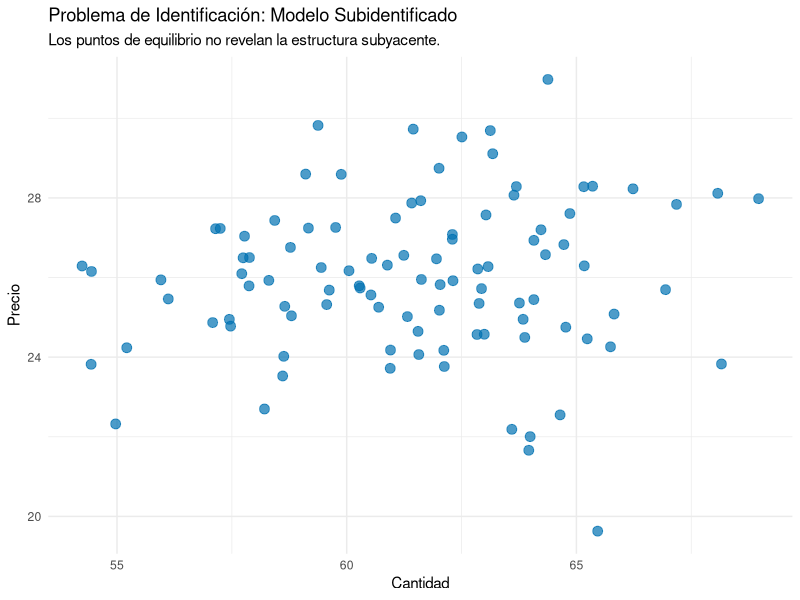
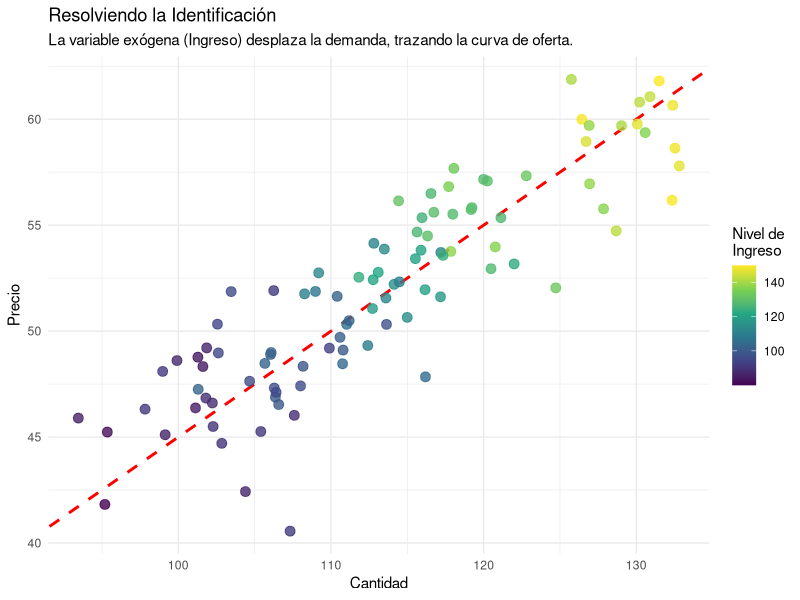

Here is the R script that generated these plots, in order:
## ---- chunk 1
library(tidyverse)
set.seed(123) # Para reproducibilidad
## ---- chunk 2
# 1. Simulación de un modelo subidentificado
n_obs <- 100
# Shocks para la demanda y la oferta
u1 <- rnorm(n_obs, 0, 5)
u2 <- rnorm(n_obs, 0, 5)

# Parámetros estructurales
alpha0 <- 100
alpha1 <- -1.5 # Pendiente de la demanda
beta0 <- 10
beta1 <- 2   # Pendiente de la oferta

# Forma reducida (resolviendo para P y Q)
P_eq <- (beta0 - alpha0 + u2 - u1) / (alpha1 - beta1)
Q_eq <- alpha0 + alpha1 * P_eq + u1
equilibrio_subid <- tibble(Cantidad = Q_eq, Precio = P_eq)

# Gráfico
ggplot(equilibrio_subid, aes(x = Cantidad, y = Precio)) +
  geom_point(color = "#0072B2", size = 3, alpha = 0.7) +
  labs(title = "Problema de Identificación: Modelo Subidentificado",
       subtitle = "Los puntos de equilibrio no revelan la estructura subyacente.") +
  theme_minimal()
## ---- chunk 3
# 2. Simulación de un modelo identificado
# Variable exógena (Ingreso)
Ingreso <- runif(n_obs, 80, 150)
alpha2 <- 0.8 # Efecto del ingreso en la demanda

# Nueva forma reducida
P_eq_id <- (beta0 - alpha0 - alpha2 * Ingreso + u2 - u1) / (alpha1 - beta1)
Q_eq_id <- alpha0 + alpha1 * P_eq_id + alpha2 * Ingreso + u1
equilibrio_id <- tibble(Cantidad = Q_eq_id, Precio = P_eq_id, Ingreso = Ingreso)

# Gráfico
ggplot(equilibrio_id, aes(x = Cantidad, y = Precio)) +
  # Curva de oferta (fija)
  geom_abline(intercept = -beta0/beta1, slope = 1/beta1, color = "red", linetype = "dashed", linewidth = 1) +
  # Puntos de equilibrio observados
  geom_point(aes(color = Ingreso), size = 3, alpha = 0.8) +
  scale_color_viridis_c() +
  labs(title = "Resolviendo la Identificación",
       subtitle = "La variable exógena (Ingreso) desplaza la demanda, trazando la curva de oferta.",
       color = "Nivel de\nIngreso") +
  theme_minimal()
